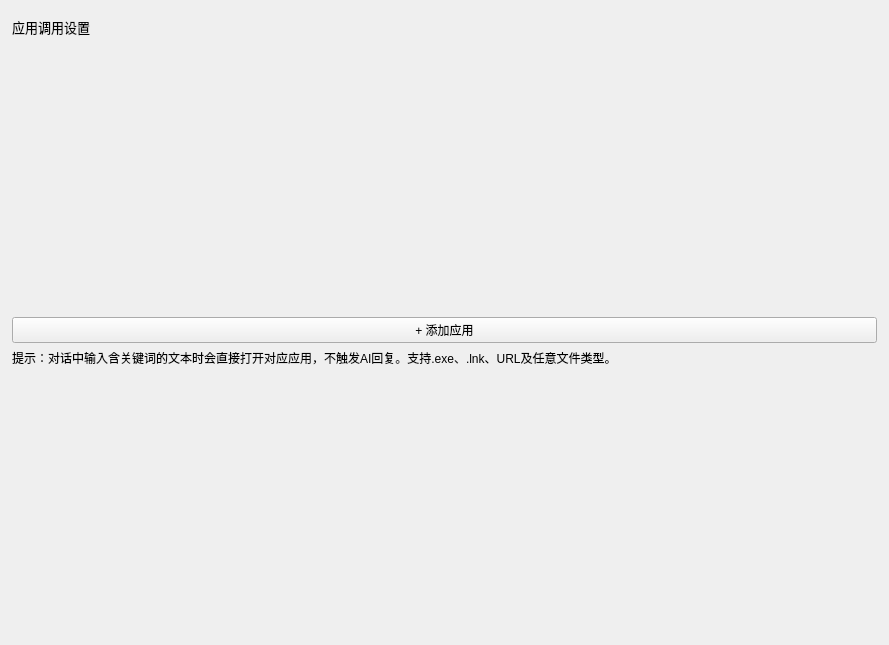
<?xml version="1.0" encoding="UTF-8"?>
<ui version="4.0">
 <class>SettingChild_AppLauncher</class>
 <widget class="QWidget" name="SettingChild_AppLauncher">
  <property name="geometry">
   <rect><x>0</x><y>0</y><width>889</width><height>645</height></rect>
  </property>
  <property name="windowTitle"><string>Form</string></property>
  <layout class="QVBoxLayout" name="verticalLayout">
   <property name="leftMargin"><number>12</number></property>
   <property name="rightMargin"><number>12</number></property>
   <item>
    <widget class="ElaBreadcrumbBar" name="BreadcrumbBar" native="true"/>
   </item>
   <item>
    <widget class="ElaText" name="label_Title">
     <property name="font"><font><pointsize>10</pointsize></font></property>
     <property name="text"><string>应用调用设置</string></property>
    </widget>
   </item>
   <item>
    <widget class="QScrollArea" name="scrollArea">
     <property name="widgetResizable"><bool>true</bool></property>
     <property name="frameShape"><enum>QFrame::NoFrame</enum></property>
     <widget class="QWidget" name="scrollContent">
      <property name="geometry"><rect><x>0</x><y>0</y><width>855</width><height>100</height></rect></property>
      <layout class="QVBoxLayout" name="verticalLayout_Cards">
       <property name="leftMargin"><number>0</number></property>
       <property name="rightMargin"><number>0</number></property>
       <property name="topMargin"><number>0</number></property>
       <property name="bottomMargin"><number>0</number></property>
       <property name="spacing"><number>8</number></property>
      </layout>
     </widget>
    </widget>
   </item>
   <item>
    <widget class="QPushButton" name="pushButton_Add">
     <property name="text"><string>+ 添加应用</string></property>
     <property name="minimumHeight"><number>32</number></property>
    </widget>
   </item>
   <item>
    <widget class="ElaText" name="label_Hint">
     <property name="font"><font><pointsize>9</pointsize></font></property>
     <property name="text"><string>提示：对话中输入含关键词的文本时会直接打开对应应用，不触发AI回复。支持.exe、.lnk、URL及任意文件类型。</string></property>
     <property name="wordWrap"><bool>true</bool></property>
    </widget>
   </item>
   <item>
    <spacer name="verticalSpacer">
     <property name="orientation"><enum>Qt::Vertical</enum></property>
     <property name="sizeHint" stdset="0">
      <size><width>20</width><height>40</height></size>
     </property>
    </spacer>
   </item>
  </layout>
 </widget>
 <customwidgets>
  <customwidget><class>ElaBreadcrumbBar</class><extends>QWidget</extends><header>ElaBreadcrumbBar.h</header><container>1</container></customwidget>
  <customwidget><class>ElaText</class><extends>QLabel</extends><header>ElaText.h</header></customwidget>
 </customwidgets>
 <resources/>
 <connections/>
</ui>
